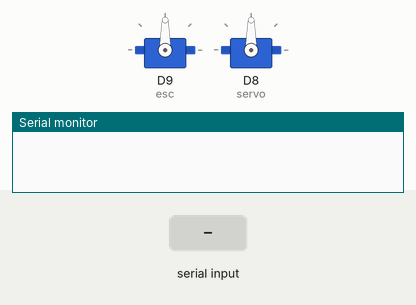
Bench run of a sketch on a simulated Arduino Zero (SAMD21). Shown: 2 × servo, the last lines printed to the serial monitor. The inputs (shaded band) are chosen by the test bench.

Above: at 1.2 s.
1.3 s: "1\n" received over Serial
At 3.4 s:
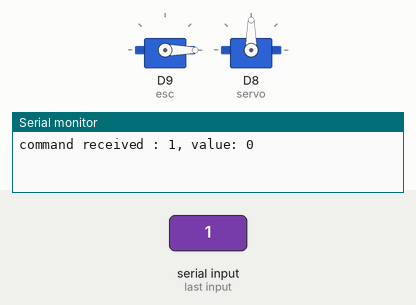
3.8 s: "2\n" received over Serial
At 5.3 s:
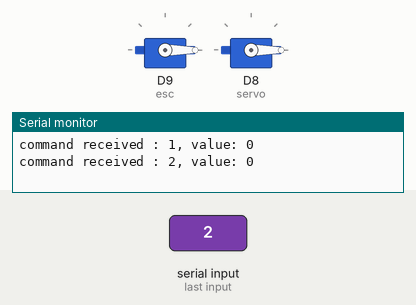
Timing chart, 0 to 6.8 s (numbered marks = the images above; inputs shaded):
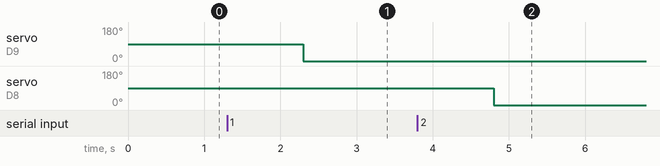

Measured:
- after the input at 1.3 s, servo on D9 (esc): 90° → 0° after 1.0 s
- after the input at 3.8 s, servo on D8 (servo): 90° → 0° after 1.0 s

The sketch:

Rover2Arduino.ino
```cpp
#include <Servo.h>
Servo esc;
Servo servo;

void setup() {
  SerialUSB.begin(9600);
  esc.attach(9);
  servo.attach(8);
}

void loop() {
  while (SerialUSB.available() > 0) {

    int command = SerialUSB.parseInt();
    int value = SerialUSB.parseInt();

    String log = "command received : ";
    log += command;
    log += ", value: ";
    log += value;
    SerialUSB.println(log);

    switch(command)
    {
      case 1:
        esc.writeMicroseconds(value);
        break;
      case 2:
        servo.writeMicroseconds(value);
        break;
    }

  }
}
```
